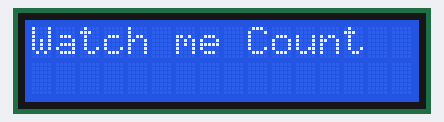
A sketch run on a simulated Arduino Uno, built with avr-gcc and run on an emulated ATmega328P. Shown: 16×2 character LCD.

Above: at 0.1 s.
At 1.1 s:
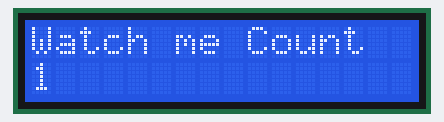
At 1.6 s:
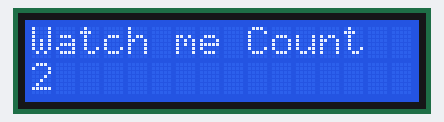
At 3.1 s:
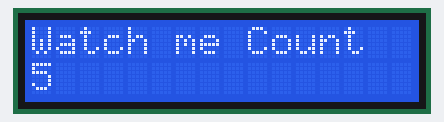
At 5.1 s:
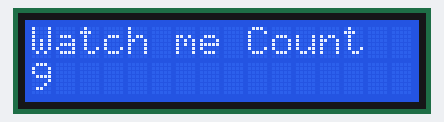
At 6.6 s:
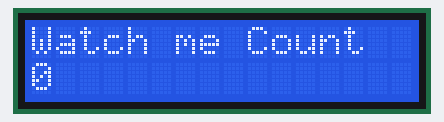

The sketch:

prog_48.ino
```cpp
#include <LiquidCrystal.h>

LiquidCrystal lcd(2, 3, 4, 5, 6, 7);

int dt = 500;

int valuePot;

void setup() {
	Serial.begin(9600);
	lcd.begin(16, 2);
}

void loop() {
	lcd.clear();
	lcd.setCursor(0, 0);
	lcd.print("Watch me Count");
	delay(dt);
	lcd.setCursor(0, 1);
	for (int i = 0; i < 11; i++) {
		lcd.print(i);
		delay(dt);
		lcd.setCursor(0, 1);
	}
	lcd.clear();
}
```

Measured:
- by itself, everything shown: repeats every 6.0 s, in 13 steps
- what the display in image 1 shows lasts 0.5 s, from 1.1 s to 1.6 s
